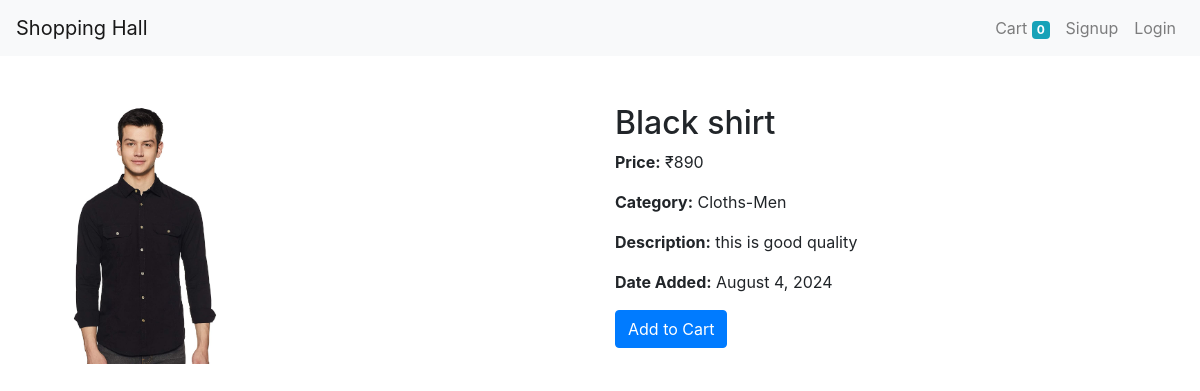
/product/16/, run on the app's committed database.
### store/models/product.py (models this page shows, shortened)
class Product(models.Model):
    name = models.CharField(max_length=50)
    price = models.IntegerField(default=0)
    category = models.ForeignKey(Category, on_delete=models.CASCADE, default=1)
    description = models.CharField(max_length=200, default='' , null=True , blank=True)
    image = models.ImageField(upload_to='uploads/products')
    date_added = models.DateTimeField(default=timezone.now)

### store/models/category.py (models this page shows, shortened)
class Category(models.Model):
    name = models.CharField(max_length=20)

### store/views/details.py (the view)
# urls.py: path('product/<int:product_id>/', ProductDetail.as_view(), name='product_detail'),
class ProductDetail(View):
    def get(self, request, product_id):
        product = get_object_or_404(Product, id=product_id)
        return render(request, 'detail.html', {'product': product})

### store/templatetags/custom_filter.py (called while the page is built)
@register.filter(name='currency')
def currency(number):
   return "₹"+str(number)

### store/templates/detail.html (shortened to what this page needs)
{% extends 'base.html' %}
{% load custom_filter %}
{% block content %}
<div class="container mt-5">
    <div class="row">
        <div class="col-md-6">
            <img class="img-fluid" src="{{ product.image.url }}" alt="{{ product.name }}" style="max-width: 200px; height: auto; margin-right: 20px;">
        </div>
        <div class="col-md-6">
            <h2>{{ product.name }}</h2>
            <p><strong>Price:</strong> {{ product.price|currency }}</p>
            <p><strong>Category:</strong> {{ product.category.name }}</p>
            <p><strong>Description:</strong> {{ product.description }}</p>
            <p><strong>Date Added:</strong> {{ product.date_added|date:"F j, Y" }}</p>
            <form action="{% url 'update_cart' %}" method="post">
                <button type="submit" name="action" value="add" class="btn btn-primary">Add to Cart</button>
            </form>
        </div>
    </div>
</div>
{% endblock %}

### data on the page
Product: image (picture), name "Black shirt", price "₹890", category.name "Cloths-Men", description "this is good quality", date_added "August 4, 2024"

### other printed values
{{ request.session.cart.keys|length }} "0"
